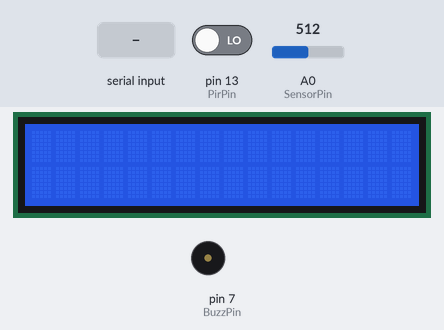
Simulated run of this sketch. Board: Arduino Uno, built with avr-gcc and run on an emulated ATmega328P. Shown: 16×2 character LCD, buzzer (waves = sounding). The test bench sets the inputs (shaded band); at power-on: pin 13 (PirPin) LOW, A0 (SensorPin) = 512. What the sketch prints to the serial monitor is not drawn.

Above: at 1.2 s.
1.3 s: "2" received over Serial
At 2.5 s:
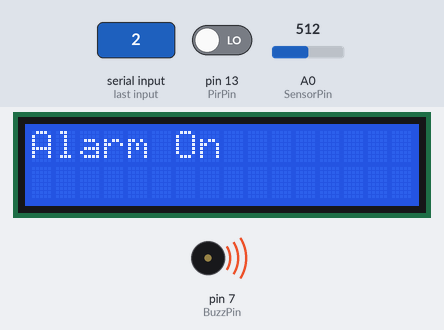
At 3.9 s:
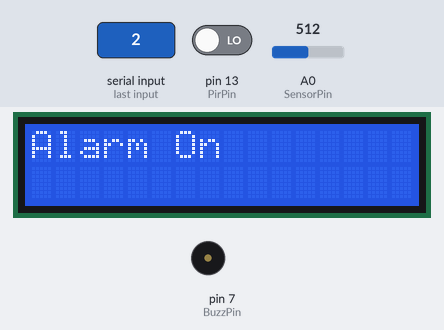
4.3 s: "1" received over Serial
At 8.6 s:
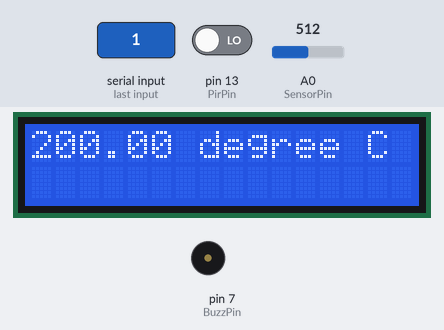
Timing chart, 0 to 10.1 s (numbered marks = the images above; inputs shaded):
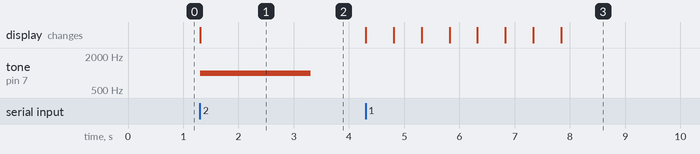

Measured:
- after the input at 1.3 s, tone on pin 7 (BuzzPin): silent → 1000 Hz at once, → silent 2.0 s later; the display: changes at once (image 1)
- after the input at 4.3 s, the display: first changes at once (image 3 shows a later state)

The sketch:

Main_Arduino_class.ino
```cpp
//--------------------Include-----------------------//              // Date: 21.04.2016
#include "Arduino.h"
#include "Csharp_Command.h"
#include "Temperatur.h"
#include "Pir.h"
#include "LCD.h"
#include "Buzzer.h"

bool DefaultTemperatureShow = false;

//--------------------Setup-------------------------//              // Date: 21.04.2016

void setup() {
  // put your setup code here, to run once:
 Serial.begin(9600);
  temperature.TemperatureSetup();
  lcd.LCDSetup();
  pir.PirSetup();
 // pir.PirCalibration(30);
  buzzer.BuzzerSetup();
}


//------------------Main---------------------------//              // Date: 21.04.2016
void loop() {
  // put your main code here, to run repeatedly:


if(DefaultTemperatureShow)
{
  lcd.Default();
}

if(Serial.available() > 0)
{
  char Comp = command.CommandCode();

switch (Comp)
{
    case '1':       //DEFALUT
    DefaultTemperatureShow = true;
    buzzer.BuzzerReset();
    command.DataFormat();
    break;

    case'2':        // ALARM ON
    DefaultTemperatureShow = false;
    command.DataFormat();
    lcd.DeleteLine();
    buzzer.BuzzerOn();
    lcd.PrintLine("Alarm On");
    break;

}

Comp = 0;
}
}
```

Buzzer.cpp
```cpp
#include "Arduino.h"
#include "Buzzer.h"

const int BuzzPin = 7;                      // Pin                                    // Date: 21.04.2016
int count = 0;
BuzzerClass::BuzzerClass(){}

void BuzzerClass::BuzzerSetup()             // Set buzzer pin and output              // Date: 21.04.2016
{
  pinMode(BuzzPin, OUTPUT);
}

void BuzzerClass:: BuzzerOn()               // Set pin, frequency and duration        // Date: 21.04.2016
{
  if( count < 1)
  {
    tone(BuzzPin, 1000, 2000);
    count++;
  }

}

void BuzzerClass::BuzzerReset()
{
  count = 0;
}


BuzzerClass buzzer = BuzzerClass();
```

Buzzer.h
```cpp
//--------------------//           // Date: 21.04.2016
#ifndef Buzzer_h
#define Buzzer_h

class BuzzerClass
{
    public:
        BuzzerClass();
    void BuzzerSetup();
    void BuzzerOn();
    void BuzzerReset();

};

extern BuzzerClass buzzer;        // this is use to access methodes

#endif
//------------------//
```

Csharp_Command.cpp
```cpp
#include "Arduino.h"
#include "Csharp_Command.h"
#include "Pir.h"
#include "Temperatur.h"

CommandClass::CommandClass() {}

void CommandClass:: CommandSetup()
{
//Empty
}

char CommandClass:: CommandCode()                                       // Read command code from program                     // Date: 21.04.2016
{
  char pc = Serial.read();
  return pc;
}
void CommandClass::DataFormat()                                         // Send data value to program in C-Sharp              // Date: 21.04.2016
{
  String Temp = String(temperature.TemperatureSensor(),2);
  String Pir = pir.PirSensor();

  Serial.print("#P:");
  Serial.print(Pir);
  Serial.print("\t");
  Serial.print(" #T:");
  Serial.println(Temp);
}
void CommandClass::DataFlush()
{

  while(Serial.available())
  Serial.read();
}


CommandClass command = CommandClass();
```

Csharp_Command.h
```cpp
//--------------------//           // Date: 21.04.2016
#ifndef Csharp_Command_h
#define Csharp_Command_h

class CommandClass
{
    public:
    CommandClass();
      void CommandSetup();
      char CommandCode();
      void DataFormat();
      void DataFlush();
};

extern CommandClass command;

#endif
```

Pir.cpp
```cpp
#include "Arduino.h"
#include "Pir.h"
#include "LCD.h"

const int PirPin = 13;

PirClass::PirClass() {}

void PirClass::PirSetup()                                // Set Pir                                          // Date: 21.04.2016
{
 pinMode(PirPin, INPUT);
 digitalWrite(PirPin, LOW);
}
void PirClass::PirCalibration(int CalibrationTime)      // Start Calibration                                // Date: 21.04.2016
{
  lcd.DeleteLine();
  lcd.PrintLine("Calibrate Sensor");
  delay(5000);
  lcd.DeleteLine();
  for(int i = 0; i< CalibrationTime; i++)
  {
   lcd.PrintLine(".");
   delay(5000);
  }
  lcd.DeleteLine();
  lcd.PrintLine("Done");
  lcd.DeleteLine();
  lcd.PrintLine("Welcome");
}

String PirClass::PirSensor()                            // Return state of alarm                            // Date: 21.04.2016
{
  if(digitalRead(PirPin) == HIGH)
  {
    return "ON";
  }
  else
  {
    return "OFF";
  }
}


PirClass pir = PirClass();
```

Pir.h
```cpp
//--------------------//           // Date: 21.04.2016
#ifndef Pir_h
#define Pir_h

class PirClass
{
    public:
    PirClass();
    void PirSetup();
    void PirCalibration( int calibrationTime);
    static  String PirSensor();
};

extern PirClass pir;

#endif
```

Temperatur.cpp
```cpp
#include "Arduino.h"
#include "Temperatur.h"
#include "LCD.h"

const int SensorPin = A0;
unsigned long PreMillisA = 0;
long OnTimeA = 750;
long OffTimeA = 1000;

const int numReadings = 10;
int readings[numReadings];
int readIndex = 0;
int total = 0;
int average = 0;


TemperatureClass::TemperatureClass() {}                                      // Initialize all reading to 0                              // Date: 21.04.2016


void TemperatureClass::TemperatureSetup()
{
  for(int thisReading = 0; thisReading < numReadings; thisReading++)
{
  readings[thisReading] = 0;
}
}
float TemperatureClass::TemperatureSensor()                                 // Return Temperature value                                 // Date: 21.04.2016
{
  total = total - readings[readIndex];
int SensorVal = analogRead(SensorPin);
float Voltage = (SensorVal/ 1024.0) * 5.0;
float Temperature = (Voltage - .5) *100;
readings[readIndex] = Temperature;
total = total + readings[readIndex];
readIndex = readIndex +1;

if(readIndex >= numReadings)
{
  readIndex = 0;
}
average = total / numReadings;


return average;
}

void TemperatureClass::TemperatureView(unsigned long CurrentMillis)     // View temperature value on LCD screen                        // Date: 21.04.2016
{
  if(CurrentMillis - PreMillisA >= OnTimeA)
  {
    PreMillisA = CurrentMillis;
  }
  else if(CurrentMillis - PreMillisA >= OffTimeA)
  {
    lcd.DeleteLine();
    String Temp = String(TemperatureSensor(),2);
    lcd.PrintLine(Temp);
    lcd.PrintLine(" degrees C");
  }
}


TemperatureClass temperature = TemperatureClass();
```

Temperatur.h
```cpp
//--------------------//           // Date: 21.04.2016
#ifndef Temperature_h
#define Temperature_h

class TemperatureClass
{
    public:
    TemperatureClass();
    void TemperatureSetup();
    static float TemperatureSensor();
    void TemperatureView(unsigned long CurrentMillis);
};

extern TemperatureClass temperature;

#endif
```

LCD.cpp
```cpp
#include "Arduino.h"
#include "LCD.h"
#include "Temperatur.h"
#include <LiquidCrystal.h>
LiquidCrystal LCD(12,11,5,4,6,2);


LCDClass::LCDClass() {}

void LCDClass::LCDSetup()                                                                // Set columns and row                                                                  // Date: 21.04.2016
{
  LCD.begin(16,2);
}

void LCDClass::MaxTemperatureAndPir()                                                    // Print out temperature when its to High and Pir is On after user choice               // Date: 21.04.2016
{
  String Temp = String(temperature.TemperatureSensor(),2);
  DeleteLine();
  PrintLine("T-High: ");
  PrintLine(Temp);
  PrintLine(" C");
  LCD.setCursor(0,1);
  PrintLine("Motion detected");
  LCD.setCursor(0,0);
}
void LCDClass::MinTemperatureAndPir()                                                   // Print out temperature when its to Low and Pir is On after user choice                // Date: 21.04.2016
{
  String Temp = String(temperature.TemperatureSensor(),2);
  DeleteLine();
  PrintLine("T-Low: ");
  PrintLine(Temp);
  PrintLine(" C");
  LCD.setCursor(0,1);
  PrintLine("Motion detected");
  LCD.setCursor(0,0);
}

void LCDClass::MaxTemperature()                                                       // Print out temperature when its to High after user choice                                 // Date: 21.04.2016
{
  String Temp = String(temperature.TemperatureSensor(),2);

  DeleteLine();
  PrintLine("Temp High: ");
  LCD.setCursor(0,1);
  PrintLine(Temp);
  PrintLine(" C");
  LCD.setCursor(0,0);
}

void LCDClass::MinTemperature()                                                       // Print out temperature when its to Low after user choice                                // Date: 21.04.2016
{
  String Temp = String(temperature.TemperatureSensor(),2);

  DeleteLine();
  PrintLine("Temp Low: ");
  LCD.setCursor(0,1);
  PrintLine(Temp);
  PrintLine(" C");
  LCD.setCursor(0,0);
}

void LCDClass::Pir()                                                                 // Print out Pir when its On after user choice                                             // Date: 21.04.2016
{
  DeleteLine();
  PrintLine("Motion detected");
}

void LCDClass::Default()                                                            // Print out temperature.                                                                  // Date: 21.04.2016
{
  String Temp = String(temperature.TemperatureSensor(),2);
  DeleteLine();
  PrintLine(Temp);
  PrintLine(" degree C");
  delay(500);

}

void LCDClass:: PrintLine(String Line)                                              // Print tekst                                                                               // Date: 21.04.2016
{
  LCD.print(Line);
}

void LCDClass:: DeleteLine()                                                        // Delete tekst
{
  LCD.clear();
}
LCDClass lcd = LCDClass();
```

LCD.h
```cpp
//--------------------//           // Date: 21.04.2016
#ifndef LCD_h
#define LCD_h

class LCDClass
{
    public:
      LCDClass();
      void LCDSetup();
      void MaxTemperatureAndPir();
      void MinTemperatureAndPir();
      void MaxTemperature();
      void MinTemperature();
      void Pir();
      void Default();
      void PrintLine(String line);
      void DeleteLine();
};

extern LCDClass lcd;

#endif
```
